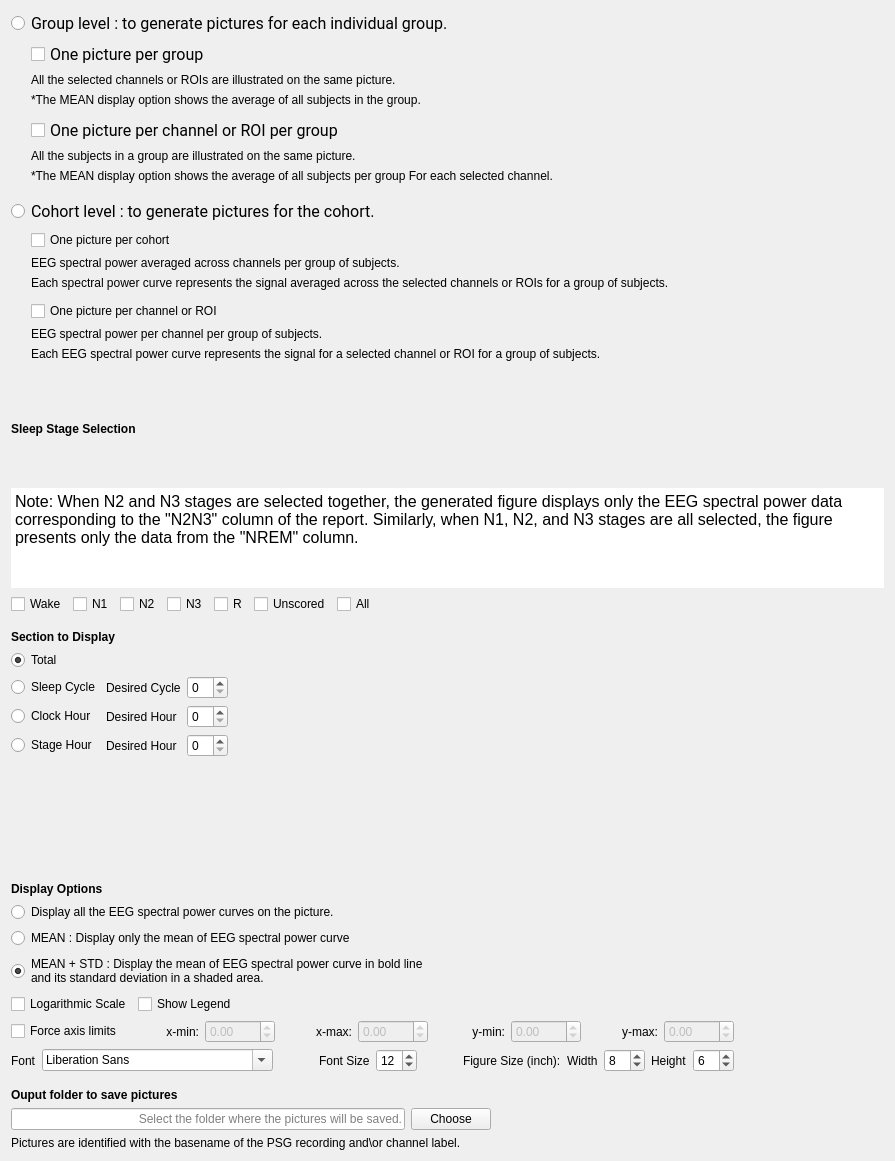
<?xml version="1.0" encoding="UTF-8"?>
<ui version="4.0">
 <class>OutputFiles</class>
 <widget class="QWidget" name="OutputFiles">
  <property name="geometry">
   <rect>
    <x>0</x>
    <y>0</y>
    <width>895</width>
    <height>1161</height>
   </rect>
  </property>
  <property name="windowTitle">
   <string/>
  </property>
  <property name="styleSheet">
   <string notr="true">font: 12pt &quot;Roboto&quot;;</string>
  </property>
  <layout class="QVBoxLayout" name="verticalLayout_5">
   <item>
    <layout class="QVBoxLayout" name="verticalLayout_8">
     <item>
      <layout class="QVBoxLayout" name="verticalLayout_10">
       <item>
        <widget class="QRadioButton" name="radioButton_report_level">
         <property name="font">
          <font>
           <family>Roboto</family>
           <pointsize>12</pointsize>
           <italic>false</italic>
           <bold>false</bold>
          </font>
         </property>
         <property name="text">
          <string>Group level : to generate pictures for each individual group.</string>
         </property>
         <attribute name="buttonGroup">
          <string notr="true">buttonGroup_level</string>
         </attribute>
        </widget>
       </item>
       <item>
        <layout class="QHBoxLayout" name="horizontalLayout">
         <item>
          <spacer name="horizontalSpacer_2">
           <property name="orientation">
            <enum>Qt::Orientation::Horizontal</enum>
           </property>
           <property name="sizeType">
            <enum>QSizePolicy::Policy::Fixed</enum>
           </property>
           <property name="sizeHint" stdset="0">
            <size>
             <width>20</width>
             <height>20</height>
            </size>
           </property>
          </spacer>
         </item>
         <item>
          <layout class="QVBoxLayout" name="verticalLayout">
           <item>
            <widget class="QCheckBox" name="checkBox_group_avg">
             <property name="font">
              <font>
               <family>Roboto</family>
               <pointsize>12</pointsize>
               <italic>false</italic>
               <bold>false</bold>
              </font>
             </property>
             <property name="toolTip">
              <string/>
             </property>
             <property name="text">
              <string>One picture per group</string>
             </property>
            </widget>
           </item>
           <item>
            <widget class="QLabel" name="label_9">
             <property name="text">
              <string>&lt;html&gt;&lt;head/&gt;&lt;body&gt;&lt;p&gt;All the selected channels or ROIs are illustrated on the same picture.&lt;/p&gt;&lt;/body&gt;&lt;/html&gt;</string>
             </property>
            </widget>
           </item>
           <item>
            <widget class="QLabel" name="label_2">
             <property name="text">
              <string>&lt;html&gt;&lt;head/&gt;&lt;body&gt;&lt;p&gt;*The MEAN display option shows the average of all subjects in the group.&lt;/p&gt;&lt;/body&gt;&lt;/html&gt;</string>
             </property>
            </widget>
           </item>
           <item>
            <spacer name="verticalSpacer_6">
             <property name="orientation">
              <enum>Qt::Orientation::Vertical</enum>
             </property>
             <property name="sizeType">
              <enum>QSizePolicy::Policy::Fixed</enum>
             </property>
             <property name="sizeHint" stdset="0">
              <size>
               <width>20</width>
               <height>5</height>
              </size>
             </property>
            </spacer>
           </item>
           <item>
            <widget class="QCheckBox" name="checkBox_group_sel">
             <property name="enabled">
              <bool>true</bool>
             </property>
             <property name="font">
              <font>
               <family>Roboto</family>
               <pointsize>12</pointsize>
               <italic>false</italic>
               <bold>false</bold>
              </font>
             </property>
             <property name="toolTip">
              <string/>
             </property>
             <property name="text">
              <string>One picture per channel or ROI per group</string>
             </property>
            </widget>
           </item>
           <item>
            <widget class="QLabel" name="label_3">
             <property name="text">
              <string>&lt;html&gt;&lt;head/&gt;&lt;body&gt;&lt;p&gt;All the subjects in a group are illustrated on the same picture.&lt;/p&gt;&lt;/body&gt;&lt;/html&gt;</string>
             </property>
            </widget>
           </item>
           <item>
            <widget class="QLabel" name="label_10">
             <property name="text">
              <string>&lt;html&gt;&lt;head/&gt;&lt;body&gt;&lt;p&gt;*The MEAN display option shows the average of all subjects per group For each selected channel.&lt;/p&gt;&lt;/body&gt;&lt;/html&gt;</string>
             </property>
            </widget>
           </item>
          </layout>
         </item>
        </layout>
       </item>
      </layout>
     </item>
     <item>
      <spacer name="verticalSpacer_3">
       <property name="orientation">
        <enum>Qt::Orientation::Vertical</enum>
       </property>
       <property name="sizeType">
        <enum>QSizePolicy::Policy::Fixed</enum>
       </property>
       <property name="sizeHint" stdset="0">
        <size>
         <width>20</width>
         <height>10</height>
        </size>
       </property>
      </spacer>
     </item>
     <item>
      <layout class="QVBoxLayout" name="verticalLayout_11">
       <property name="sizeConstraint">
        <enum>QLayout::SizeConstraint::SetNoConstraint</enum>
       </property>
       <item>
        <widget class="QRadioButton" name="radioButton_cohort_level">
         <property name="font">
          <font>
           <family>Roboto</family>
           <pointsize>12</pointsize>
           <italic>false</italic>
           <bold>false</bold>
          </font>
         </property>
         <property name="text">
          <string>Cohort level : to generate pictures for the cohort.</string>
         </property>
         <attribute name="buttonGroup">
          <string notr="true">buttonGroup_level</string>
         </attribute>
        </widget>
       </item>
       <item>
        <layout class="QHBoxLayout" name="horizontalLayout_2">
         <item>
          <spacer name="horizontalSpacer">
           <property name="orientation">
            <enum>Qt::Orientation::Horizontal</enum>
           </property>
           <property name="sizeType">
            <enum>QSizePolicy::Policy::Fixed</enum>
           </property>
           <property name="sizeHint" stdset="0">
            <size>
             <width>20</width>
             <height>20</height>
            </size>
           </property>
          </spacer>
         </item>
         <item>
          <layout class="QVBoxLayout" name="verticalLayout_2">
           <item>
            <widget class="QCheckBox" name="checkBox_cohort_avg">
             <property name="text">
              <string>One picture per cohort</string>
             </property>
             <property name="checked">
              <bool>false</bool>
             </property>
            </widget>
           </item>
           <item>
            <widget class="QLabel" name="label_11">
             <property name="text">
              <string>&lt;html&gt;&lt;head/&gt;&lt;body&gt;&lt;p&gt;EEG spectral power averaged across channels per group of subjects.&lt;/p&gt;&lt;/body&gt;&lt;/html&gt;</string>
             </property>
             <property name="wordWrap">
              <bool>false</bool>
             </property>
            </widget>
           </item>
           <item>
            <widget class="QLabel" name="label_19">
             <property name="text">
              <string>&lt;html&gt;&lt;head/&gt;&lt;body&gt;&lt;p&gt;Each spectral power curve represents the signal averaged across the selected channels or ROIs for a group of subjects.&lt;/p&gt;&lt;/body&gt;&lt;/html&gt;</string>
             </property>
             <property name="wordWrap">
              <bool>false</bool>
             </property>
            </widget>
           </item>
           <item>
            <spacer name="verticalSpacer_7">
             <property name="orientation">
              <enum>Qt::Orientation::Vertical</enum>
             </property>
             <property name="sizeType">
              <enum>QSizePolicy::Policy::Fixed</enum>
             </property>
             <property name="sizeHint" stdset="0">
              <size>
               <width>20</width>
               <height>5</height>
              </size>
             </property>
            </spacer>
           </item>
           <item>
            <widget class="QCheckBox" name="checkBox_cohort_sel">
             <property name="enabled">
              <bool>true</bool>
             </property>
             <property name="text">
              <string>One picture per channel or ROI</string>
             </property>
            </widget>
           </item>
           <item>
            <widget class="QLabel" name="label_12">
             <property name="text">
              <string>&lt;html&gt;&lt;head/&gt;&lt;body&gt;&lt;p&gt;EEG spectral power per channel per group of subjects.&lt;/p&gt;&lt;/body&gt;&lt;/html&gt;</string>
             </property>
             <property name="wordWrap">
              <bool>false</bool>
             </property>
            </widget>
           </item>
           <item>
            <widget class="QLabel" name="label_20">
             <property name="text">
              <string>&lt;html&gt;&lt;head/&gt;&lt;body&gt;&lt;p&gt;Each EEG spectral power curve represents the signal for a selected channel or ROI for a group of subjects.&lt;/p&gt;&lt;/body&gt;&lt;/html&gt;</string>
             </property>
             <property name="wordWrap">
              <bool>false</bool>
             </property>
            </widget>
           </item>
          </layout>
         </item>
        </layout>
       </item>
      </layout>
     </item>
     <item>
      <spacer name="verticalSpacer_4">
       <property name="orientation">
        <enum>Qt::Orientation::Vertical</enum>
       </property>
       <property name="sizeType">
        <enum>QSizePolicy::Policy::Fixed</enum>
       </property>
       <property name="sizeHint" stdset="0">
        <size>
         <width>20</width>
         <height>10</height>
        </size>
       </property>
      </spacer>
     </item>
     <item>
      <layout class="QVBoxLayout" name="verticalLayout_7">
       <item>
        <layout class="QGridLayout" name="gridLayout">
         <item row="1" column="0">
          <widget class="QLabel" name="label_8">
           <property name="text">
            <string>&lt;html&gt;&lt;head/&gt;&lt;body&gt;&lt;p&gt;&lt;span style=&quot; font-weight:700;&quot;&gt;Sleep Stage Selection&lt;/span&gt;&lt;/p&gt;&lt;/body&gt;&lt;/html&gt;</string>
           </property>
          </widget>
         </item>
         <item row="2" column="0">
          <widget class="QTextEdit" name="textEdit">
           <property name="minimumSize">
            <size>
             <width>0</width>
             <height>0</height>
            </size>
           </property>
           <property name="maximumSize">
            <size>
             <width>16777215</width>
             <height>100</height>
            </size>
           </property>
           <property name="tabletTracking">
            <bool>false</bool>
           </property>
           <property name="frameShape">
            <enum>QFrame::Shape::NoFrame</enum>
           </property>
           <property name="lineWidth">
            <number>0</number>
           </property>
           <property name="verticalScrollBarPolicy">
            <enum>Qt::ScrollBarPolicy::ScrollBarAlwaysOff</enum>
           </property>
           <property name="horizontalScrollBarPolicy">
            <enum>Qt::ScrollBarPolicy::ScrollBarAlwaysOff</enum>
           </property>
           <property name="readOnly">
            <bool>true</bool>
           </property>
           <property name="html">
            <string>&lt;!DOCTYPE HTML PUBLIC &quot;-//W3C//DTD HTML 4.0//EN&quot; &quot;http://www.w3.org/TR/REC-html40/strict.dtd&quot;&gt;
&lt;html&gt;&lt;head&gt;&lt;meta name=&quot;qrichtext&quot; content=&quot;1&quot; /&gt;&lt;meta charset=&quot;utf-8&quot; /&gt;&lt;style type=&quot;text/css&quot;&gt;
p, li { white-space: pre-wrap; }
hr { height: 1px; border-width: 0; }
li.unchecked::marker { content: &quot;\2610&quot;; }
li.checked::marker { content: &quot;\2612&quot;; }
&lt;/style&gt;&lt;/head&gt;&lt;body style=&quot; font-family:'Roboto'; font-size:12pt; font-weight:400; font-style:normal;&quot;&gt;
&lt;p style=&quot; margin-top:0px; margin-bottom:0px; margin-left:0px; margin-right:0px; -qt-block-indent:0; text-indent:0px;&quot;&gt;Note: When N2 and N3 stages are selected together, the generated figure displays only the EEG spectral power data corresponding to the &amp;quot;N2N3&amp;quot; column of the report. Similarly, when N1, N2, and N3 stages are all selected, the figure presents only the data from the &amp;quot;NREM&amp;quot; column.&lt;/p&gt;&lt;/body&gt;&lt;/html&gt;</string>
           </property>
          </widget>
         </item>
        </layout>
       </item>
       <item>
        <layout class="QHBoxLayout" name="horizontalLayout_4">
         <item>
          <widget class="QCheckBox" name="checkBox_Wake">
           <property name="text">
            <string>Wake</string>
           </property>
          </widget>
         </item>
         <item>
          <widget class="QCheckBox" name="checkBox_N1">
           <property name="text">
            <string>N1</string>
           </property>
          </widget>
         </item>
         <item>
          <widget class="QCheckBox" name="checkBox_N2">
           <property name="text">
            <string>N2</string>
           </property>
          </widget>
         </item>
         <item>
          <widget class="QCheckBox" name="checkBox_N3">
           <property name="text">
            <string>N3</string>
           </property>
          </widget>
         </item>
         <item>
          <widget class="QCheckBox" name="checkBox_REM">
           <property name="text">
            <string>R</string>
           </property>
          </widget>
         </item>
         <item>
          <widget class="QCheckBox" name="checkBox_Unscored">
           <property name="text">
            <string>Unscored</string>
           </property>
          </widget>
         </item>
         <item>
          <widget class="QCheckBox" name="checkBox_All">
           <property name="text">
            <string>All</string>
           </property>
          </widget>
         </item>
         <item>
          <spacer name="horizontalSpacer_11">
           <property name="orientation">
            <enum>Qt::Orientation::Horizontal</enum>
           </property>
           <property name="sizeHint" stdset="0">
            <size>
             <width>40</width>
             <height>20</height>
            </size>
           </property>
          </spacer>
         </item>
        </layout>
       </item>
      </layout>
     </item>
     <item>
      <spacer name="verticalSpacer_8">
       <property name="orientation">
        <enum>Qt::Orientation::Vertical</enum>
       </property>
       <property name="sizeType">
        <enum>QSizePolicy::Policy::Fixed</enum>
       </property>
       <property name="sizeHint" stdset="0">
        <size>
         <width>20</width>
         <height>10</height>
        </size>
       </property>
      </spacer>
     </item>
     <item>
      <layout class="QHBoxLayout" name="horizontalLayout_6">
       <item>
        <layout class="QVBoxLayout" name="verticalLayout_6">
         <item>
          <widget class="QLabel" name="label_6">
           <property name="text">
            <string>&lt;html&gt;&lt;head/&gt;&lt;body&gt;&lt;p&gt;&lt;span style=&quot; font-weight:600;&quot;&gt;Section to Display&lt;/span&gt;&lt;/p&gt;&lt;/body&gt;&lt;/html&gt;</string>
           </property>
          </widget>
         </item>
         <item>
          <layout class="QVBoxLayout" name="verticalLayout_4">
           <property name="sizeConstraint">
            <enum>QLayout::SizeConstraint::SetMinimumSize</enum>
           </property>
           <item>
            <layout class="QGridLayout" name="gridLayout_4">
             <item row="2" column="1">
              <widget class="QLabel" name="label_7">
               <property name="text">
                <string>Desired Hour</string>
               </property>
              </widget>
             </item>
             <item row="1" column="1">
              <widget class="QLabel" name="label_17">
               <property name="text">
                <string>Desired Cycle</string>
               </property>
              </widget>
             </item>
             <item row="1" column="0">
              <widget class="QRadioButton" name="radioButton_sleep_cycle">
               <property name="text">
                <string>Sleep Cycle</string>
               </property>
               <attribute name="buttonGroup">
                <string notr="true">buttonGroup_section</string>
               </attribute>
              </widget>
             </item>
             <item row="1" column="2">
              <widget class="QSpinBox" name="spinBox_sleep_cycle"/>
             </item>
             <item row="2" column="2">
              <widget class="QSpinBox" name="spinBox_clock_hour"/>
             </item>
             <item row="3" column="2">
              <widget class="QSpinBox" name="spinBox_stage_hour"/>
             </item>
             <item row="1" column="3">
              <spacer name="horizontalSpacer_4">
               <property name="orientation">
                <enum>Qt::Orientation::Horizontal</enum>
               </property>
               <property name="sizeHint" stdset="0">
                <size>
                 <width>40</width>
                 <height>20</height>
                </size>
               </property>
              </spacer>
             </item>
             <item row="3" column="0">
              <widget class="QRadioButton" name="radioButton_stage_hour">
               <property name="text">
                <string>Stage Hour</string>
               </property>
               <attribute name="buttonGroup">
                <string notr="true">buttonGroup_section</string>
               </attribute>
              </widget>
             </item>
             <item row="0" column="0">
              <widget class="QRadioButton" name="radioButton_total">
               <property name="text">
                <string>Total</string>
               </property>
               <property name="checked">
                <bool>true</bool>
               </property>
               <attribute name="buttonGroup">
                <string notr="true">buttonGroup_section</string>
               </attribute>
              </widget>
             </item>
             <item row="3" column="1">
              <widget class="QLabel" name="label_18">
               <property name="text">
                <string>Desired Hour</string>
               </property>
              </widget>
             </item>
             <item row="2" column="0">
              <widget class="QRadioButton" name="radioButton_clock_hour">
               <property name="text">
                <string>Clock Hour</string>
               </property>
               <attribute name="buttonGroup">
                <string notr="true">buttonGroup_section</string>
               </attribute>
              </widget>
             </item>
             <item row="4" column="0">
              <spacer name="verticalSpacer_2">
               <property name="orientation">
                <enum>Qt::Orientation::Vertical</enum>
               </property>
               <property name="sizeHint" stdset="0">
                <size>
                 <width>20</width>
                 <height>40</height>
                </size>
               </property>
              </spacer>
             </item>
            </layout>
           </item>
          </layout>
         </item>
        </layout>
       </item>
      </layout>
     </item>
     <item>
      <spacer name="verticalSpacer_9">
       <property name="orientation">
        <enum>Qt::Orientation::Vertical</enum>
       </property>
       <property name="sizeType">
        <enum>QSizePolicy::Policy::Fixed</enum>
       </property>
       <property name="sizeHint" stdset="0">
        <size>
         <width>20</width>
         <height>10</height>
        </size>
       </property>
      </spacer>
     </item>
     <item>
      <widget class="QLabel" name="label">
       <property name="text">
        <string>&lt;html&gt;&lt;head/&gt;&lt;body&gt;&lt;p&gt;&lt;span style=&quot; font-weight:600;&quot;&gt;Display Options&lt;/span&gt;&lt;/p&gt;&lt;/body&gt;&lt;/html&gt;</string>
       </property>
      </widget>
     </item>
     <item>
      <layout class="QHBoxLayout" name="horizontalLayout_12">
       <item>
        <layout class="QGridLayout" name="gridLayout_6">
         <item row="3" column="0">
          <layout class="QHBoxLayout" name="horizontalLayout_14">
           <item>
            <widget class="QCheckBox" name="checkBox_force_axis">
             <property name="toolTip">
              <string>Enable this option for consistent axes across all pictures and define the axes limits. Otherwise, the axes are automatically determined based on the data.</string>
             </property>
             <property name="text">
              <string>Force axis limits</string>
             </property>
            </widget>
           </item>
           <item>
            <widget class="QLabel" name="label_25">
             <property name="text">
              <string>x-min:</string>
             </property>
             <property name="alignment">
              <set>Qt::AlignmentFlag::AlignRight|Qt::AlignmentFlag::AlignTrailing|Qt::AlignmentFlag::AlignVCenter</set>
             </property>
            </widget>
           </item>
           <item>
            <widget class="QDoubleSpinBox" name="doubleSpinBox_xmin">
             <property name="enabled">
              <bool>false</bool>
             </property>
             <property name="minimum">
              <double>-5.000000000000000</double>
             </property>
             <property name="maximum">
              <double>5.000000000000000</double>
             </property>
             <property name="singleStep">
              <double>0.500000000000000</double>
             </property>
            </widget>
           </item>
           <item>
            <widget class="QLabel" name="label_26">
             <property name="text">
              <string>x-max:</string>
             </property>
             <property name="alignment">
              <set>Qt::AlignmentFlag::AlignRight|Qt::AlignmentFlag::AlignTrailing|Qt::AlignmentFlag::AlignVCenter</set>
             </property>
            </widget>
           </item>
           <item>
            <widget class="QDoubleSpinBox" name="doubleSpinBox_xmax">
             <property name="enabled">
              <bool>false</bool>
             </property>
             <property name="minimum">
              <double>-5.000000000000000</double>
             </property>
             <property name="maximum">
              <double>5.000000000000000</double>
             </property>
             <property name="singleStep">
              <double>0.500000000000000</double>
             </property>
            </widget>
           </item>
           <item>
            <widget class="QLabel" name="label_27">
             <property name="text">
              <string>y-min:</string>
             </property>
             <property name="alignment">
              <set>Qt::AlignmentFlag::AlignRight|Qt::AlignmentFlag::AlignTrailing|Qt::AlignmentFlag::AlignVCenter</set>
             </property>
            </widget>
           </item>
           <item>
            <widget class="QDoubleSpinBox" name="doubleSpinBox_ymin">
             <property name="enabled">
              <bool>false</bool>
             </property>
             <property name="minimum">
              <double>-500.000000000000000</double>
             </property>
             <property name="maximum">
              <double>500.000000000000000</double>
             </property>
             <property name="singleStep">
              <double>50.000000000000000</double>
             </property>
            </widget>
           </item>
           <item>
            <widget class="QLabel" name="label_28">
             <property name="text">
              <string>y-max:</string>
             </property>
             <property name="alignment">
              <set>Qt::AlignmentFlag::AlignRight|Qt::AlignmentFlag::AlignTrailing|Qt::AlignmentFlag::AlignVCenter</set>
             </property>
            </widget>
           </item>
           <item>
            <widget class="QDoubleSpinBox" name="doubleSpinBox_ymax">
             <property name="enabled">
              <bool>false</bool>
             </property>
             <property name="minimum">
              <double>-500.000000000000000</double>
             </property>
             <property name="maximum">
              <double>500.000000000000000</double>
             </property>
             <property name="singleStep">
              <double>50.000000000000000</double>
             </property>
            </widget>
           </item>
          </layout>
         </item>
         <item row="1" column="0">
          <layout class="QVBoxLayout" name="verticalLayout_13">
           <item>
            <widget class="QRadioButton" name="radioButton_all">
             <property name="text">
              <string>Display all the EEG spectral power curves on the picture.</string>
             </property>
             <attribute name="buttonGroup">
              <string notr="true">buttonGroup_display</string>
             </attribute>
            </widget>
           </item>
           <item>
            <widget class="QRadioButton" name="radioButton_mean">
             <property name="text">
              <string>MEAN : Display only the mean of EEG spectral power curve</string>
             </property>
             <attribute name="buttonGroup">
              <string notr="true">buttonGroup_display</string>
             </attribute>
            </widget>
           </item>
           <item>
            <widget class="QRadioButton" name="radioButton_meanstd">
             <property name="sizePolicy">
              <sizepolicy hsizetype="Minimum" vsizetype="Fixed">
               <horstretch>0</horstretch>
               <verstretch>0</verstretch>
              </sizepolicy>
             </property>
             <property name="minimumSize">
              <size>
               <width>0</width>
               <height>0</height>
              </size>
             </property>
             <property name="text">
              <string>MEAN + STD : Display the mean of EEG spectral power curve in bold line
and its standard deviation in a shaded area.</string>
             </property>
             <property name="checked">
              <bool>true</bool>
             </property>
             <attribute name="buttonGroup">
              <string notr="true">buttonGroup_display</string>
             </attribute>
            </widget>
           </item>
          </layout>
         </item>
         <item row="2" column="0">
          <layout class="QHBoxLayout" name="horizontalLayout_13">
           <item>
            <widget class="QCheckBox" name="checkBox_log">
             <property name="text">
              <string>Logarithmic Scale</string>
             </property>
            </widget>
           </item>
           <item>
            <widget class="QCheckBox" name="checkBox_legend">
             <property name="text">
              <string>Show Legend</string>
             </property>
             <property name="checked">
              <bool>false</bool>
             </property>
            </widget>
           </item>
           <item>
            <spacer name="horizontalSpacer_9">
             <property name="orientation">
              <enum>Qt::Orientation::Horizontal</enum>
             </property>
             <property name="sizeHint" stdset="0">
              <size>
               <width>40</width>
               <height>20</height>
              </size>
             </property>
            </spacer>
           </item>
          </layout>
         </item>
         <item row="4" column="0">
          <layout class="QHBoxLayout" name="horizontalLayout_disp">
           <item>
            <widget class="QLabel" name="label_13">
             <property name="text">
              <string>Font</string>
             </property>
            </widget>
           </item>
           <item>
            <widget class="QFontComboBox" name="fontComboBox"/>
           </item>
           <item>
            <spacer name="horizontalSpacer_5">
             <property name="orientation">
              <enum>Qt::Orientation::Horizontal</enum>
             </property>
             <property name="sizeHint" stdset="0">
              <size>
               <width>40</width>
               <height>20</height>
              </size>
             </property>
            </spacer>
           </item>
           <item>
            <widget class="QLabel" name="label_FontSize">
             <property name="text">
              <string>Font Size</string>
             </property>
            </widget>
           </item>
           <item>
            <widget class="QSpinBox" name="spinBox_fontsize">
             <property name="value">
              <number>12</number>
             </property>
            </widget>
           </item>
           <item>
            <spacer name="horizontalSpacer_6">
             <property name="orientation">
              <enum>Qt::Orientation::Horizontal</enum>
             </property>
             <property name="sizeHint" stdset="0">
              <size>
               <width>40</width>
               <height>20</height>
              </size>
             </property>
            </spacer>
           </item>
           <item>
            <widget class="QLabel" name="label_14">
             <property name="text">
              <string>Figure Size (inch):</string>
             </property>
            </widget>
           </item>
           <item>
            <widget class="QLabel" name="label_16">
             <property name="text">
              <string>Width</string>
             </property>
            </widget>
           </item>
           <item>
            <widget class="QSpinBox" name="spinBox_figwidth">
             <property name="value">
              <number>8</number>
             </property>
            </widget>
           </item>
           <item>
            <widget class="QLabel" name="label_15">
             <property name="text">
              <string>Height</string>
             </property>
            </widget>
           </item>
           <item>
            <widget class="QSpinBox" name="spinBox_figheight">
             <property name="value">
              <number>6</number>
             </property>
            </widget>
           </item>
          </layout>
         </item>
        </layout>
       </item>
       <item>
        <spacer name="horizontalSpacer_7">
         <property name="orientation">
          <enum>Qt::Orientation::Horizontal</enum>
         </property>
         <property name="sizeHint" stdset="0">
          <size>
           <width>40</width>
           <height>20</height>
          </size>
         </property>
        </spacer>
       </item>
      </layout>
     </item>
     <item>
      <spacer name="verticalSpacer_5">
       <property name="orientation">
        <enum>Qt::Orientation::Vertical</enum>
       </property>
       <property name="sizeType">
        <enum>QSizePolicy::Policy::Fixed</enum>
       </property>
       <property name="sizeHint" stdset="0">
        <size>
         <width>20</width>
         <height>10</height>
        </size>
       </property>
      </spacer>
     </item>
     <item>
      <layout class="QVBoxLayout" name="verticalLayout_9">
       <item>
        <widget class="QLabel" name="label_4">
         <property name="text">
          <string>&lt;html&gt;&lt;head/&gt;&lt;body&gt;&lt;p&gt;&lt;span style=&quot; font-weight:600;&quot;&gt;Ouput folder to save pictures&lt;/span&gt;&lt;/p&gt;&lt;/body&gt;&lt;/html&gt;</string>
         </property>
        </widget>
       </item>
       <item>
        <layout class="QHBoxLayout" name="horizontalLayout_3">
         <item>
          <widget class="QLineEdit" name="lineEdit_output">
           <property name="minimumSize">
            <size>
             <width>0</width>
             <height>0</height>
            </size>
           </property>
           <property name="maximumSize">
            <size>
             <width>900</width>
             <height>16777215</height>
            </size>
           </property>
           <property name="alignment">
            <set>Qt::AlignmentFlag::AlignRight|Qt::AlignmentFlag::AlignTrailing|Qt::AlignmentFlag::AlignVCenter</set>
           </property>
           <property name="placeholderText">
            <string>Select the folder where the pictures will be saved.</string>
           </property>
          </widget>
         </item>
         <item>
          <widget class="QPushButton" name="pushButton_choose">
           <property name="minimumSize">
            <size>
             <width>80</width>
             <height>0</height>
            </size>
           </property>
           <property name="maximumSize">
            <size>
             <width>50</width>
             <height>16777215</height>
            </size>
           </property>
           <property name="text">
            <string>Choose</string>
           </property>
          </widget>
         </item>
         <item>
          <spacer name="horizontalSpacer_3">
           <property name="orientation">
            <enum>Qt::Orientation::Horizontal</enum>
           </property>
           <property name="sizeType">
            <enum>QSizePolicy::Policy::Expanding</enum>
           </property>
           <property name="sizeHint" stdset="0">
            <size>
             <width>40</width>
             <height>20</height>
            </size>
           </property>
          </spacer>
         </item>
        </layout>
       </item>
       <item>
        <widget class="QLabel" name="label_5">
         <property name="text">
          <string>Pictures are identified with the basename of the PSG recording and\or channel label.</string>
         </property>
        </widget>
       </item>
      </layout>
     </item>
    </layout>
   </item>
  </layout>
 </widget>
 <resources>
  <include location="../../../../../snooz-toolbox/src/main/python/ui/themes/themes.qrc"/>
 </resources>
 <connections>
  <connection>
   <sender>pushButton_choose</sender>
   <signal>clicked()</signal>
   <receiver>OutputFiles</receiver>
   <slot>choose_slot()</slot>
   <hints>
    <hint type="sourcelabel">
     <x>677</x>
     <y>421</y>
    </hint>
    <hint type="destinationlabel">
     <x>624</x>
     <y>308</y>
    </hint>
   </hints>
  </connection>
  <connection>
   <sender>checkBox_cohort_avg</sender>
   <signal>clicked()</signal>
   <receiver>OutputFiles</receiver>
   <slot>out_options_slot()</slot>
   <hints>
    <hint type="sourcelabel">
     <x>459</x>
     <y>228</y>
    </hint>
    <hint type="destinationlabel">
     <x>446</x>
     <y>312</y>
    </hint>
   </hints>
  </connection>
  <connection>
   <sender>checkBox_cohort_sel</sender>
   <signal>clicked()</signal>
   <receiver>OutputFiles</receiver>
   <slot>out_options_slot()</slot>
   <hints>
    <hint type="sourcelabel">
     <x>459</x>
     <y>286</y>
    </hint>
    <hint type="destinationlabel">
     <x>446</x>
     <y>312</y>
    </hint>
   </hints>
  </connection>
  <connection>
   <sender>checkBox_group_avg</sender>
   <signal>clicked()</signal>
   <receiver>OutputFiles</receiver>
   <slot>out_options_slot()</slot>
   <hints>
    <hint type="sourcelabel">
     <x>459</x>
     <y>58</y>
    </hint>
    <hint type="destinationlabel">
     <x>446</x>
     <y>312</y>
    </hint>
   </hints>
  </connection>
  <connection>
   <sender>checkBox_group_sel</sender>
   <signal>clicked()</signal>
   <receiver>OutputFiles</receiver>
   <slot>out_options_slot()</slot>
   <hints>
    <hint type="sourcelabel">
     <x>459</x>
     <y>124</y>
    </hint>
    <hint type="destinationlabel">
     <x>446</x>
     <y>312</y>
    </hint>
   </hints>
  </connection>
 </connections>
 <slots>
  <slot>choose_slot()</slot>
  <slot>out_options_slot()</slot>
 </slots>
 <buttongroups>
  <buttongroup name="buttonGroup_level"/>
  <buttongroup name="buttonGroup_section"/>
  <buttongroup name="buttonGroup_display"/>
 </buttongroups>
</ui>
